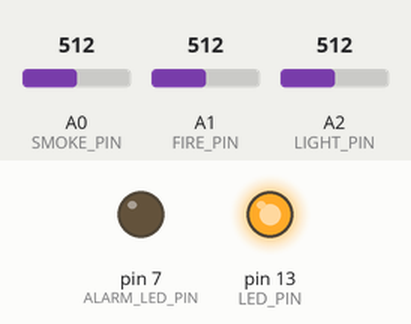
The sketch below on a simulated Arduino Uno, built with avr-gcc and run on an emulated ATmega328P. On the bench: output pins drawn as LEDs (lit = HIGH). The test bench sets the inputs (shaded band); at power-on: A0 (SMOKE_PIN) = 512, A1 (FIRE_PIN) = 512, A2 (LIGHT_PIN) = 512. The modem accepts every AT command (registered, SIM ready, sends succeed) and sends nothing else; what the sketch prints to the serial monitor is not drawn.

Above: at 23.5 s.
At 26.0 s:
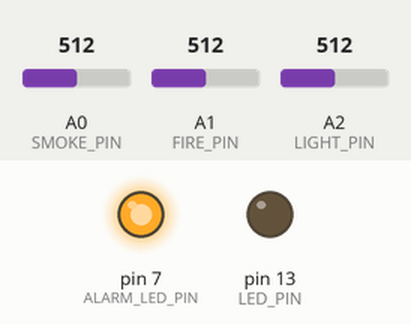
Timing chart, 0 to 28.5 s (numbered marks = the images above):
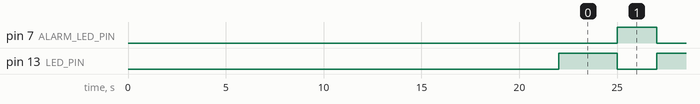

Measured:
- by itself, pin 7 (ALARM_LED_PIN): alternates HIGH for 2.0 s and LOW for 3.0 s
- by itself, pin 13 (LED_PIN): alternates HIGH for 3.0 s and LOW for 2.0 s
- by itself, everything shown: repeats every 5.0 s, in 3 steps

The sketch:

arduino.ino
```cpp
#include <SoftwareSerial.h>
#define DEBUG true
SoftwareSerial esp8266(10, 11);

int LED_PIN=13;
int SMOKE_PIN=0;
int FIRE_PIN=1;
int ALARM_LED_PIN=7;
int LIGHT_PIN=2;

long S = 115200;

String WIFI_SSID="";
String WIFI_PASSWD="";
String HOST_IP = "";
String HOST_PORT = "";

void init_conn(){
  String resp;

  esp8266.begin(S);
  Serial.println("Starting...");

  sendData("AT\r\n",2000,DEBUG); // reset module
  sendData("AT+CWMODE=3\r\n",2000,DEBUG); // configure as access point
  sendData("AT+RST\r\n",2000,DEBUG); // reset module
  resp = sendData("AT+CWJAP=\"" + WIFI_SSID + "\",\"" + WIFI_PASSWD + "\"\r\n",5000,DEBUG); // 连接AP
  Serial.println(resp);
  resp = sendData("AT+CIFSR\r\n",2000,DEBUG);
  Serial.println(resp);
  Serial.println("Connectted AP...");

  sendData("AT+CIPMUX=0\r\n",2000,DEBUG); // 设置为单线连接
  sendData("AT+CIPSTART=\"TCP\",\"" + HOST_IP + "\"," + HOST_PORT + "\r\n",3000,DEBUG);
  sendData("AT+CIPMODE=1\r\n",2000,DEBUG); // 使用透传

  sendData("AT+CIPSEND\r\n",2000,DEBUG);
  Serial.println("Connectted TCP...");
}

int get_smoke(){
  int val;
  val = analogRead(SMOKE_PIN);
  Serial.print("smoke:");
  Serial.println(val, DEC);
  return int(val);
}

int get_fire(){
  int val;
  val = analogRead(FIRE_PIN);
  Serial.print("fire:");
  Serial.println(val, DEC);
  return int(val);
}

int get_light(){
  int val;
  val = analogRead(LIGHT_PIN);
  Serial.print("light:");
  Serial.println(val, DEC);
  return int(val);
}

void setup(){
  pinMode(LED_PIN,OUTPUT);
  pinMode(ALARM_LED_PIN,OUTPUT);

  digitalWrite(LED_PIN, LOW);
  Serial.begin(S);
  init_conn();
}

void loop()
{
  int light_val = get_light();
  int checks[3][3] = {
    {get_smoke(), 30, 0},   // 数组第一项:采集的数据 第二项:告警的阈值  第三项:是否告警
    {get_fire(), 200, 0},
    {light_val, 10000, 0},
    };
  char* names[] = {
    "smoke",
    "fire",
    "light",
  };
  String req_str = "";
  int is_alarm = 0;

  for(int i=0;i<3;i++){
    int val = checks[i][0];
    int danger_val = checks[i][1];
    String sname = names[i];
    int tmp_danger_val = danger_val;

    if(val > tmp_danger_val){
        is_alarm = 1;
        checks[i][2] = 1;
    }
    req_str = req_str + sname + "," + val + "," + danger_val + "," + checks[i][2] + ";";
  }

  digitalWrite(LED_PIN, HIGH);
  String resp_data = request(req_str);
  Serial.println(resp_data);
  digitalWrite(LED_PIN, LOW);

  if(is_alarm == 1){
    for(int i=0;i<4;i++){
      digitalWrite(ALARM_LED_PIN, HIGH);
      delay(500);
      digitalWrite(ALARM_LED_PIN, LOW);
    }
  }else{
    delay(1000);
  }

}

String readLine(const int timeout, SoftwareSerial serial){
  String response = "";
  long int time = millis();
  while( (time+timeout) > millis())
  {
    while(serial.available())
    {
      char c = serial.read(); // read the next character.
      response+=c;
    }
  }
  return response;
}

String sendData(String command, const int timeout, boolean debug)
{
    esp8266.print(command); // send the read character to the esp8266

    String response = readLine(timeout, esp8266);

    if(debug)
    {
//      Serial.print(response);
    }
    return response;
}

String request(String data){
  data = "*" + data + "\r\n";
  String resp_data = sendData(data, 3000, DEBUG);
  return resp_data;
}
```
